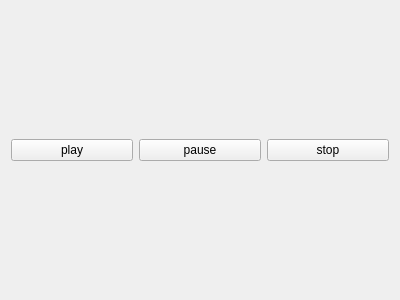
<?xml version="1.0" encoding="UTF-8"?>
<ui version="4.0">
 <class>Form</class>
 <widget class="QWidget" name="Form">
  <property name="geometry">
   <rect>
    <x>0</x>
    <y>0</y>
    <width>400</width>
    <height>300</height>
   </rect>
  </property>
  <property name="windowTitle">
   <string>Form</string>
  </property>
  <layout class="QVBoxLayout" name="verticalLayout_2">
   <item>
    <layout class="QVBoxLayout" name="videoLayout"/>
   </item>
   <item>
    <layout class="QHBoxLayout" name="horizontalLayout">
     <item>
      <widget class="QPushButton" name="pushButton">
       <property name="text">
        <string>play</string>
       </property>
      </widget>
     </item>
     <item>
      <widget class="QPushButton" name="pushButton_2">
       <property name="text">
        <string>pause</string>
       </property>
      </widget>
     </item>
     <item>
      <widget class="QPushButton" name="pushButton_3">
       <property name="text">
        <string>stop</string>
       </property>
      </widget>
     </item>
    </layout>
   </item>
  </layout>
 </widget>
 <resources/>
 <connections/>
</ui>
